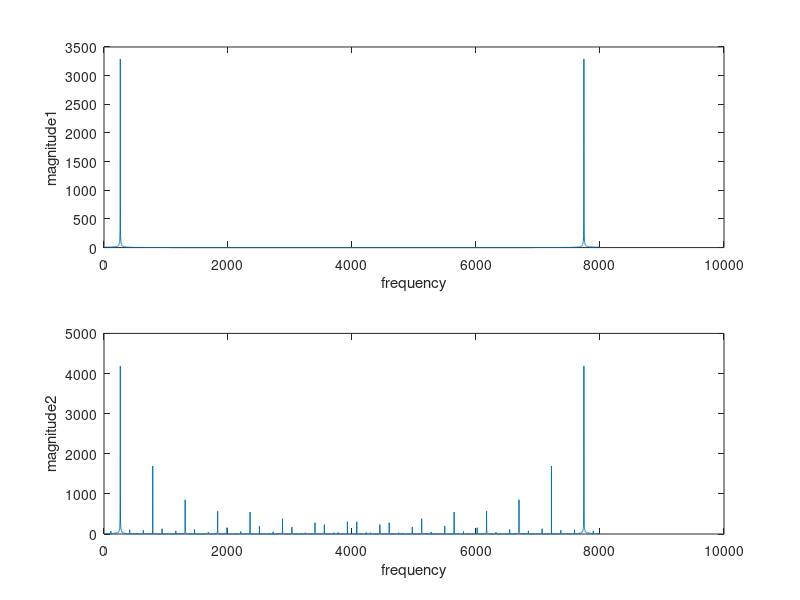

Source code (MATLAB):
function question3e
a=0:(1/8000):1;
f=261.63;
%x=20*sin(2*pi*f.*a);    % use this for +-20
x=sin(2*pi*f.*a);
audiowrite('Cmajor1.wav',x,8000);  % there are 8000 samples per sec
[CY1,fs] = audioread('Cmajor1.wav')
size(CY1)
sound(CY1,8000);
% 2nd 
x2=20*sin(2*pi*f.*a);
audiowrite('Cmajor2.wav',x2,8000);  % there are 8000 samples per sec
[CY2,fs] = audioread('Cmajor2.wav');
pause
sound(CY2,8000);

subplot(2,1,1)
plot(abs(fft(CY1)))
xlabel('frequency')
ylabel('magnitude1')
subplot(2,1,2)
plot(abs(fft(CY2)))  % Cy2 is louder and frequency is distributed as compare to CY1 as shown in the plot after clipping
xlabel('frequency')
ylabel('magnitude2')
end
